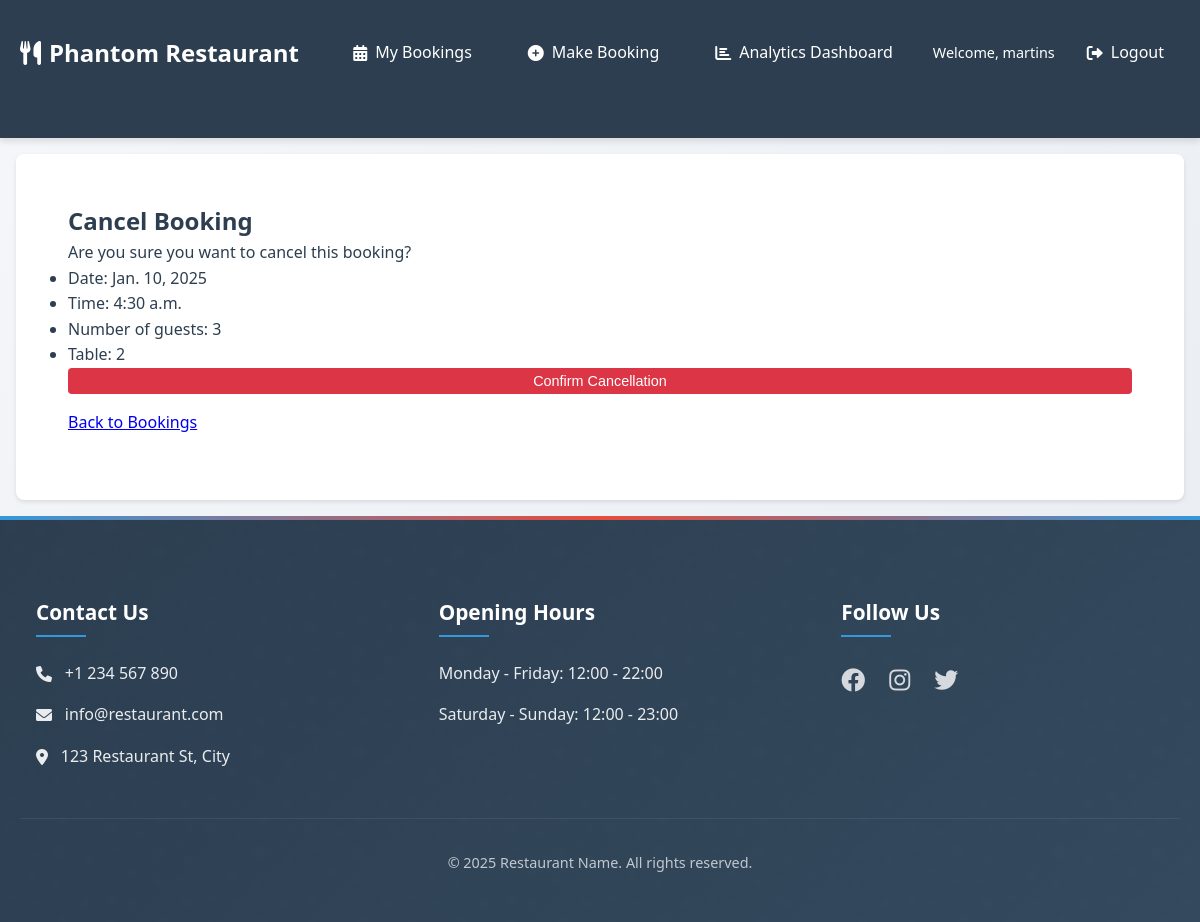
Page /booking/11/cancel/ (signed in) on the committed database.
### booking/models.py (models this page shows, shortened)
class Booking(models.Model):
    user = models.ForeignKey(User, on_delete=models.CASCADE)
    table = models.ForeignKey(Table, on_delete=models.CASCADE)
    booking_date = models.DateField()
    booking_time = models.TimeField()
    number_of_guests = models.IntegerField()
    created_at = models.DateTimeField(auto_now_add=True)
    status = models.CharField(
        max_length=20,
        choices=[
            ('confirmed', 'Confirmed'),
            ('cancelled', 'Cancelled'),
        ],
        default='confirmed'
    )
    class Meta:
        unique_together = ['table', 'booking_date', 'booking_time']

class Table(models.Model):
    table_number = models.IntegerField(unique=True)
    capacity = models.IntegerField()

### booking/views.py (the view)
# urls.py: path('booking/<int:booking_id>/cancel/', views.cancel_booking, name='cancel_booking'),
@login_required
def cancel_booking(request, booking_id):
    booking = get_object_or_404(Booking, id=booking_id)
    if booking.user != request.user:
        return HttpResponseForbidden("You don't have permission to cancel this booking.")
    if request.method == 'POST':
        booking.status = 'cancelled'
        booking.save()
        send_cancellation_confirmation(booking)
        messages.success(request, 'Booking cancelled successfully! Check your email for confirmation.')
        return redirect('booking_list')
    return render(request, 'booking/cancel_booking.html', {'booking': booking})

### booking/templates/booking/cancel_booking.html (shortened to what this page needs)
{% extends 'booking/base.html' %}
{% block content %}
<div class="cancel-booking-container">
    <h2>Cancel Booking</h2>
    <div class="booking-details">
        <p>Are you sure you want to cancel this booking?</p>
        <ul>
            <li>Date: {{ booking.booking_date }}</li>
            <li>Time: {{ booking.booking_time }}</li>
            <li>Number of guests: {{ booking.number_of_guests }}</li>
            <li>Table: {{ booking.table.table_number }}</li>
        </ul>
    </div>
    <form method="post">
        <button type="submit" class="cancel-button">Confirm Cancellation</button>
        <a href="{% url 'booking_list' %}" class="back-button">Back to Bookings</a>
    </form>
</div>
{% endblock %}

### booking/templates/booking/base.html (shortened to what this page needs)
<!DOCTYPE html>
<html lang="en">
<head>
    {% load static %}
    <link rel="stylesheet" href="{% static 'booking/css/style.css' %}">
    <link rel="stylesheet" href="https://cdnjs.cloudflare.com/ajax/libs/font-awesome/6.0.0/css/all.min.css">
</head>
<body>
    <header class="main-header">
        <nav class="main-nav">
            <div class="container nav-container">
                <div class="logo">
                    <a href="{% url 'booking_list' %}">
                        <i class="fas fa-utensils"></i>
                        <span>Phantom Restaurant</span>
                    </a>
                </div>
                <div class="nav-links">
                    {% if user.is_authenticated %}
                        <a href="{% url 'booking_list' %}" class="nav-link">
                            <i class="fas fa-calendar-alt"></i> My Bookings
                        </a>
                        <a href="{% url 'make_booking' %}" class="nav-link">
                            <i class="fas fa-plus-circle"></i> Make Booking
                        </a>
                        <a href="{% url 'analytics_dashboard' %}" class="nav-link">
                            <i class="fas fa-chart-bar"></i> Analytics Dashboard
                        </a>
                        <div class="user-menu">
                            <span class="welcome-text">Welcome, {{ user.username }}</span>
                            <a href="{% url 'logout' %}" class="nav-link logout-btn">
                                <i class="fas fa-sign-out-alt"></i> Logout
                            </a>
                        </div>
                    {% else %}
                        <a href="{% url 'login' %}" class="nav-link login-btn">
                            <i class="fas fa-sign-in-alt"></i> Login
                        </a>
                    {% endif %}
                </div>
            </div>
        </nav>
    </header>
    <main class="main-content">
        <div class="container">
            {% block content %}
            {% endblock %}
        </div>
    </main>
    <footer class="main-footer">
        <div class="container">
            <div class="footer-content">
                <div class="footer-section">
                    <h3>Contact Us</h3>
                    <p><i class="fas fa-phone"></i> +1 234 567 890</p>
                    <p><i class="fas fa-envelope"></i> info@restaurant.com</p>
                    <p><i class="fas fa-map-marker-alt"></i> 123 Restaurant St, City</p>
                </div>
                <div class="footer-section">
                    <h3>Opening Hours</h3>
                    <p>Monday - Friday: 12:00 - 22:00</p>
                    <p>Saturday - Sunday: 12:00 - 23:00</p>
                </div>
                <div class="footer-section">
                    <h3>Follow Us</h3>
                    <div class="social-links">
                        <a href="https://www.facebook.com/" target="_blank" rel="noopener"
                        aria-label="visit our facebook page (open in a new tab)"><i class="fab fa-facebook"></i></a>
                        <a href="https://www.instagram.com/" target="_blank" rel="noopener"
                        aria-label="visit our instagram page (open in a new tab)"><i class="fab fa-instagram"></i></a>
                        <a href="https://twitter.com/?lang=en" target="_blank" rel="noopener"
                        aria-label="visit our X page (open in a new tab)"><i class="fab fa-twitter"></i></a>
                    </div>
                </div>
            </div>
            <div class="footer-bottom">
                <p>&copy; 2025 Restaurant Name. All rights reserved.</p>
            </div>
        </div>
    </footer>
</body>
</html>

### booking/static/booking/css/style.css (style rules this page uses)
:root { --primary-color: #2c3e50; --secondary-color: #e74c3c; --accent-color: #3498db; --text-color: #2c3e50; --light-gray: #ecf0f1; --dark-gray: #34495e; --white: #ffffff; --success-color: #2ecc71; --error-color: #e74c3c; --shadow-sm: 0 2px 4px rgba(0, 0, 0, 0.1); --shadow-md: 0 4px 6px rgba(0, 0, 0, 0.1); --shadow-lg: 0 10px 15px rgba(0, 0, 0, 0.2); --transition: all 0.3s ease; }
* { margin: 0; padding: 0; box-sizing: border-box; }
body { font-family: 'Segoe UI', system-ui, -apple-system, sans-serif; line-height: 1.6; color: var(--text-color); background: linear-gradient(135deg, #f5f7fa 0%, #e8ecf1 100%); min-height: 100vh; display: flex; flex-direction: column; position: relative; }
.container { max-width: 1200px; margin: 1rem auto; padding: 0 20px; width: 100%; }
.container > div { margin-bottom: 2rem; }
.cancel-button { background-color: #dc3545; color: white; padding: 5px 10px; border: none; border-radius: 4px; cursor: pointer; text-decoration: none; font-size: 0.9em; }
form { display: flex; flex-direction: column; gap: 1rem; }
.main-header { background-color: var(--primary-color); box-shadow: var(--shadow-md); }
.main-nav { padding: 1rem 0; }
.nav-container { display: flex; justify-content: space-between; align-items: center; }
.logo a { color: var(--white); text-decoration: none; font-size: 1.5rem; font-weight: 700; display: flex; align-items: center; gap: 0.5rem; }
.nav-links { display: flex; align-items: center; gap: 1.5rem; }
.nav-link { color: var(--white); text-decoration: none; padding: 0.5rem 1rem; border-radius: 4px; transition: var(--transition); display: flex; align-items: center; gap: 0.5rem; }
.user-menu { display: flex; align-items: center; gap: 1rem; }
.welcome-text { color: var(--white); font-size: 0.9rem; }
.main-content { flex: 1; padding: 2rem 0; display: inline-block; vertical-align: top; margin: 1rem; padding: 2rem; background-color: var(--white); border: 1px solid var(--border-color); border-radius: 8px; box-shadow: 0 2px 4px rgba(0, 0, 0, 0.1); transition: all 0.3s ease; }
.main-footer { background: linear-gradient( 135deg, var(--primary-color) 0%, var(--dark-gray) 100% ); color: var(--white); padding: 4rem 0 1rem; margin-top: auto; position: relative; overflow: hidden; }
.main-footer::before { content: ''; position: absolute; top: 0; left: 0; right: 0; height: 4px; background: linear-gradient( 90deg, var(--accent-color), var(--secondary-color), var(--accent-color) ); }
.main-footer::after { content: ''; position: absolute; top: 0; left: 0; width: 100%; height: 100%; opacity: 0.1; }
.footer-content { position: relative; z-index: 1; display: grid; grid-template-columns: repeat(auto-fit, minmax(250px, 1fr)); gap: 3rem; margin-bottom: 2rem; }
.footer-section { padding: 0 1rem; }
.footer-section h3 { color: var(--white); margin-bottom: 1.5rem; font-size: 1.3rem; position: relative; padding-bottom: 0.5rem; }
.footer-section h3::after { content: ''; position: absolute; bottom: 0; left: 0; width: 50px; height: 2px; background: var(--accent-color); }
.footer-section p { margin-bottom: 1rem; display: flex; align-items: center; gap: 0.8rem; opacity: 0.9; transition: opacity 0.3s ease; }
.social-links { display: flex; gap: 1.5rem; margin-top: 1rem; }
.social-links a { color: var(--white); font-size: 1.5rem; transition: all 0.3s ease; opacity: 0.8; }
.footer-bottom { text-align: center; padding-top: 2rem; border-top: 1px solid rgba(255, 255, 255, 0.1); font-size: 0.9rem; opacity: 0.7; }

### rows in the picture
Booking: booking_date "Jan. 10, 2025", booking_time "4:30 a.m.", number_of_guests "3", table.table_number "2"

### other values in the picture
{{ user.username }} "martins"
